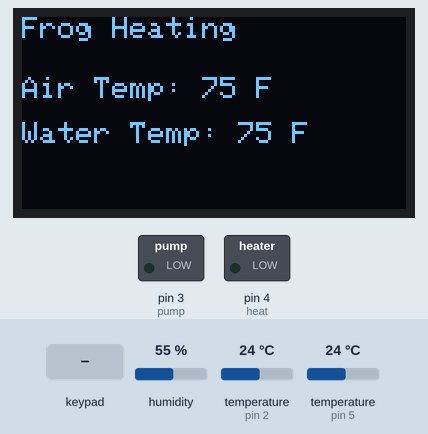
A sketch run on a simulated Arduino Uno, built with avr-gcc and run on an emulated ATmega328P. Parts: 128×64 one-colour display, switched loads named in the sketch (green lamp = pin HIGH). Inputs (shaded band) come from the test bench; at power-on: temperature (sensors on pin 2, pin 5) 24 °C, humidity 55 %. The display library's start-up logo is not drawn.

Above: at 2.4 s.
2.5 s: key 'A' pressed
At 3.7 s:
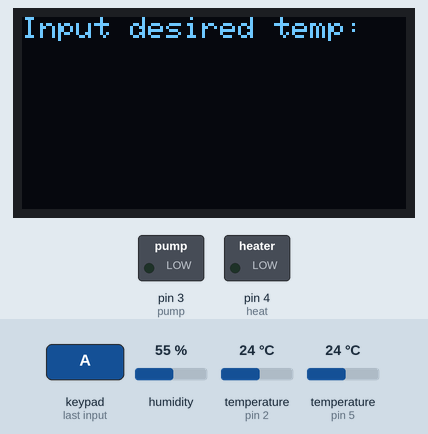
4.8 s: keypad keys 1 0 1 1 1 2 1 3 A pressed 1.5 s apart
At 17.4 s:
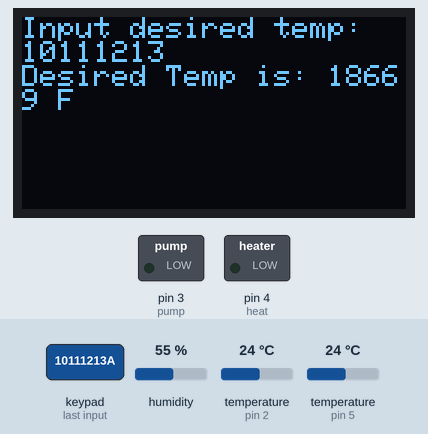
21.9 s: key 'B' pressed
At 25.2 s:
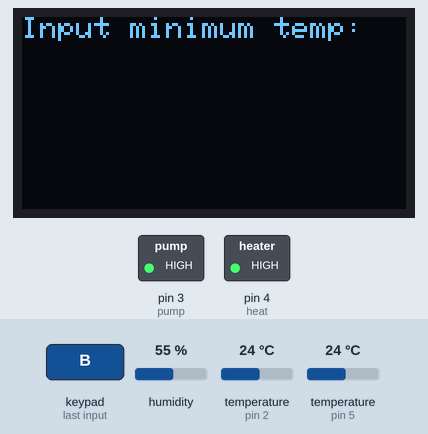
25.6 s: key 'B' pressed
At 27.2 s:
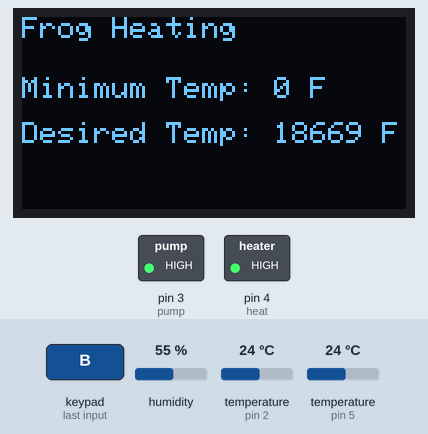
27.9 s: temperature (sensor on pin 2) set to 12 °C
33.6 s: temperature (sensor on pin 5) set to 12 °C
Timing chart, 0 to 36.6 s (numbered marks = the images above; inputs shaded):
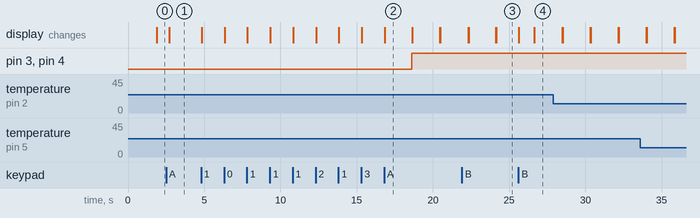

Measured:
- after the input at 2.5 s, the display: changes after 0.22 s (image 1)
- after the input at 4.8 s, pin 3 (pump), pin 4 (heat): LOW → HIGH after 13.8 s; the display: first changes at once (image 2 shows a later state)
- after the input at 21.9 s, the display: first differs from a run without the input after 2.3 s (image 3)
- after the input at 25.6 s, the display: first changes at once (image 4 shows a later state)
- what the display in image 2 shows lasts 1.9 s, from 16.8 s to 18.7 s

The sketch:

farmerfrog.ino
```cpp
/* Greenhouse Heating Capstone Project - Winter 2022
 * Sponsored by Farmer Frog
 * Academic Advisor: Dr. Rick Cordray
 * By: Terry Tran, William Chau, Ibrahim Hashim, and Abdulrazig Alawad
 *
 * For this greenhouse heating project,
 * This is the microcontroller code that is used for the heating system. This includes all of the code used for the entire system.
 * Keypad implementation, relay integration, OLED display code, and temperature test cases are included down below.
 */

#include "DHT.h"
#define DHT11Pin 2
#define DHTType DHT11

//OLED
#include <Wire.h>
#include <Keypad.h>
#include <Adafruit_GFX.h>
#include <Adafruit_SSD1306.h>

//DS18b20
#include<OneWire.h>
#include<DallasTemperature.h>

#define ONE_WIRE_BUS 5

OneWire oneWire(ONE_WIRE_BUS);
DallasTemperature sensors(&oneWire);
int Celcius = 0;
int wTempF=0;

DHT HT(DHT11Pin,DHTType);
int humi;
float tempC;
int tempF;

//OLED define
#define SCREEN_WIDTH 128 // OLED display width, in pixels
#define SCREEN_HEIGHT 64 // OLED display height, in pixels
// Declaration for an SSD1306 display connected to I2C (SDA, SCL pins)
Adafruit_SSD1306 display(SCREEN_WIDTH, SCREEN_HEIGHT, &Wire, -1);

//Keypad
const byte ROWS = 4; //four rows
const byte COLS = 4; //four columns
//define the cymbols on the buttons of the keypads
char hexaKeys[ROWS][COLS] = {
  {'1','2','3','A'},
  {'4','5','6','B'},
  {'7','8','9','C'},
  {'*','0','#','D'}
};
byte colPins[COLS] = {10,11,12,13}; //connect to the row pinouts of the keypad
byte rowPins[ROWS] = {6,7,8,9}; //connect to the column pinouts of the keypad

// Relay Pins
const int pump = 3;
const int heat = 4;

// Timer
unsigned long prevMillis = 0;
unsigned long interval = 2000UL;
int autoMode = 1;

// Possible Interval Water Heater and Pump Option
//unsigned long tenMin = 600000UL; // Turn on for 10 minutes (pump)
//unsigned long oneHour = 3600000UL; // Turn off for an hour (pump and let water heater warm water)
//unsigned long prevMillis2 = 0;
//unsigned long prevMillis3 = 0;


//initialize an instance of class NewKeypad
Keypad customKeypad = Keypad(makeKeymap(hexaKeys), rowPins, colPins, ROWS, COLS);

//Desired Temperature
String input = "";
int desiredTemp = 0;
int minTemp = 0;
boolean done = false;

void setup() {
  sensors.begin();
//outputs
  pinMode(heat, OUTPUT); //Pin 4 - heating element
  pinMode(pump, OUTPUT); //Pin 3 - pump

//Display code
  Serial.begin(9600);
  //For DHT11
  HT.begin();
  //For OLED I2C
  if(!display.begin(SSD1306_SWITCHCAPVCC, 0x3C)) { // Address 0x3D for 128x64
    Serial.println(F("SSD1306 allocation failed"));
    for(;;);
  }
  display.display(); //Display logo
  delay(1000);
  display.clearDisplay();
}

void loop() {
  // put your main code here, to run repeatedly:
  display.clearDisplay();
  oledDisplayHeader();
  display.display();

  char key = customKeypad.getKey();
  if (key == 'A') // Mode A: Set Desired Temperature
  {
    desiredTemperatureMode();
    while (!done){
      key = customKeypad.waitForKey();
      if (key != 'A')
      {
        if (key == 'A' || key == 'C' || key == 'D' || key == '*' || key == '#')
        {
          continue;
        }
        display.print(key);
        display.display();
        input += key;
      }
      else
      {
        desiredTemp = input.toInt();
        input = "";
        display.println();
        display.print("Desired Temp is: ");
        display.print(desiredTemp);
        display.print(" F");
        display.display();
        delay(1000);
        done = true;
      }
    }
    done = false; // will revert back to false in-case another desired temperature is given
  }

  if (key == 'B') // Mode B: Set Minimum Temperature
  {
     minTemperatureMode();
     while (!done){
      key = customKeypad.waitForKey();
      if (key != 'B')
      {
        if (key == 'A' || key == 'C' || key == 'D' || key == '*' || key == '#')
        {
          continue;
        }
        display.print(key);
        display.display();
        input += key;
      }
      else
      {
        minTemp = input.toInt();
        input = "";
        display.println();
        display.print("Min Temp is: ");
        display.print(minTemp);
        display.print(" F");
        display.display();
        delay(1000);
        done = true;
      }
    }
    done = false; // will revert back to false in-case another desired temperature is given
  }

  //OLED Alternating Message
  if (millis() - prevMillis > interval)
  {
    prevMillis += interval;
    if (autoMode == 1)
    {
      oledDisplayHeader();
      autoMode = 2;
    }
    if (autoMode == 2)
    {
      autoMode2();
      display.display();
      delay(1000);
    }
  }
}

void oledDisplayHeader(){
//DHT11
  humi = HT.readHumidity();
  tempC = HT.readTemperature();
  tempF = HT.readTemperature(true);
//DS18b20
  sensors.requestTemperatures();
  Celcius=sensors.getTempCByIndex(0);
  wTempF=sensors.toFahrenheit(Celcius);

  // Display Air and Water Temperatures
   display.setTextSize(1);
   display.setTextColor(WHITE);
   display.setCursor(0, 0);
   display.print("Frog Heating");

   display.setTextSize(1);
   display.setTextColor(WHITE);
   display.setCursor(0, 20);
   display.print("Air Temp: ");
   display.print(tempF);
   display.print(" F");

   display.setTextSize(1);
   display.setTextColor(WHITE);
   display.setCursor(0, 35);
   display.print("Water Temp: ");
   display.print(wTempF);
   display.print(" F");


   if (wTempF >= 100) // Turn off Heater to conserve power if temperature is greater than or equal to 100
   {
      digitalWrite(heat, LOW);
   }

   if(tempF < desiredTemp) // Turns on pump and heater to circulate warm water if the temperature of the greenhouse is lower than the desired temp.
   {
      digitalWrite(heat, HIGH);
     // if (millis() - prevMillis2 > oneHour) <--- Note: the commented parts for this test case are for the optional possibility for interval implementation
     // {
     //   prevMillis2 += oneHour;
       // Timer = millis();
        digitalWrite(pump, HIGH);
      //}
      //if (Timer%tenMin == 0);
      //{
       // digitalWrite(pump, LOW);
        // Timer = 1;
      //}
   }
   else if(tempF >= desiredTemp) // Turn off the pump and water heater if the greenhouse temperature is greater than or equal to the desired temp.
   {
      digitalWrite(heat, LOW);
      digitalWrite(pump, LOW);
   }

   if (tempF == (minTemp +15)) // Turn on the heater 15 degrees before the greenhouse temp drops to minTemp
   {
      digitalWrite(heat, HIGH);
      if (tempF == minTemp) // Once greenhouse temp reaches the minTemp, turn on the pump and circulate the warm water
      {
        digitalWrite(pump, HIGH);
      }
   }
}

void desiredTemperatureMode() // OLED text for the desired temperature
{
   display.clearDisplay();
   display.setTextSize(1);
   display.setTextColor(WHITE);
   display.setCursor(0, 0);
   display.println("Input desired temp: ");
   display.display();
}

void minTemperatureMode() // OLED text for the minimum temperature
{
   display.clearDisplay();
   display.setTextSize(1);
   display.setTextColor(WHITE);
   display.setCursor(0, 0);
   display.println("Input minimum temp: ");
   display.display();
}

void autoMode2() // OLED text for the alternating information
{
      display.clearDisplay();
      display.setTextSize(1);
      display.setTextColor(WHITE);
      display.setCursor(0, 0);
      display.print("Frog Heating");

      display.setTextSize(1);
      display.setTextColor(WHITE);
      display.setCursor(0, 20);
      display.print("Minimum Temp: ");
      display.print(minTemp);
      display.print(" F");

      display.setTextSize(1);
      display.setTextColor(WHITE);
      display.setCursor(0, 35);
      display.print("Desired Temp: ");
      display.print(desiredTemp);
      display.print(" F");
}
```
